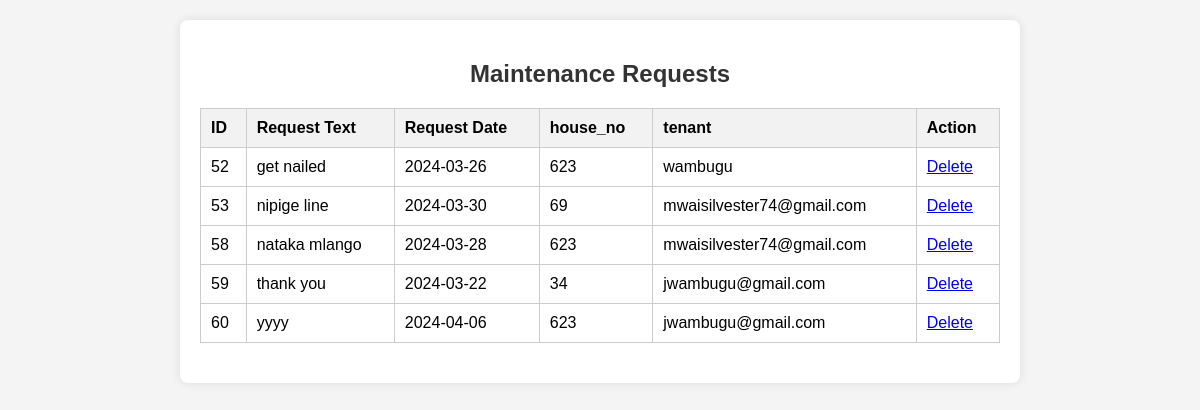
/maintainance_view.php, run on the app's committed database.
### tables this page shows
CREATE TABLE `maintenance_requests` (
  `id` int(11) NOT NULL,
  `request_text` text DEFAULT NULL,
  `request_date` date DEFAULT NULL,
  `house_no` varchar(50) DEFAULT NULL,
  `username` varchar(255) NOT NULL
);

### maintainance_view.php (the view, shortened to what this page needs)
<!DOCTYPE html>
<html lang="en">
<head>
</head>
<body>
    <div class="container">
        <h2>Maintenance Requests</h2>
        <?php
        $servername = "localhost";
        $username = "root";
        $password = "";
        $dbname = "house_rental_db";
        $conn = new mysqli($servername, $username, $password, $dbname);
        $sql = "SELECT id, request_text, request_date, house_no, username FROM maintenance_requests";
        $result = $conn->query($sql);
        if ($result->num_rows > 0) {
            echo "<table>";
            echo "<tr><th>ID</th><th>Request Text</th><th>Request Date</th><th>house_no</th><th>tenant</th><th>Action</th></tr>";
            while($row = $result->fetch_assoc()) {
                echo "<tr>";
                echo "<td>".$row["id"]."</td>";
                echo "<td>".$row["request_text"]."</td>";
                echo "<td>".$row["request_date"]."</td>";
                echo "<td>".$row["house_no"]."</td>";
                echo "<td>".$row["username"]."</td>";
                echo "<td><a href=\"{$_SERVER['PHP_SELF']}?delete_id={$row['id']}\">Delete</a></td>";
                echo "</tr>";
            }
            echo "</table>";
        } else {
            echo "<p class='no-requests'>No maintenance requests found.</p>";
        }
        ?>
    </div>
</body>
</html>

### maintainance_view.php (style rules this page uses)
body { font-family: Arial, sans-serif; background-color: #f4f4f4; background-image: url('rent.png'); background-size: cover; background-position: center; margin: 0; padding: 0; }
.container { max-width: 800px; margin: 20px auto; padding: 20px; background-color: #fff; border-radius: 8px; box-shadow: 0 0 10px rgba(0, 0, 0, 0.1); }
h2 { text-align: center; margin-bottom: 20px; color: #333; }
table { width: 100%; border-collapse: collapse; margin-bottom: 20px; }
th, td { border: 1px solid #ccc; padding: 10px; text-align: left; }
th { background-color: #f2f2f2; }

### data on the page
maintenance_requests: id "52", request_text "get nailed", request_date "2024-03-26", house_no "623", username "wambugu"
maintenance_requests: id "53", request_text "nipige line", request_date "2024-03-30", house_no "69", username "mwaisilvester74@gmail.com"
maintenance_requests: id "58", request_text "nataka mlango", request_date "2024-03-28", house_no "623", username "mwaisilvester74@gmail.com"
maintenance_requests: id "59", request_text "thank you", request_date "2024-03-22", house_no "34", username "jwambugu@gmail.com"
maintenance_requests: id "60", request_text "yyyy", request_date "2024-04-06", house_no "623", username "jwambugu@gmail.com"
